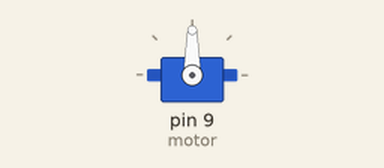
Recording of a sketch running on a simulated Arduino Uno, built with avr-gcc and run on an emulated ATmega328P. Shown: servo. What the sketch prints to the serial monitor is not drawn.

Above: at 0.1 s.
At 5.1 s:
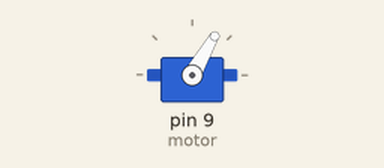
At 15.1 s:
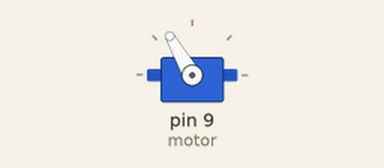
Timing chart, 0 to 16.6 s (numbered marks = the images above):
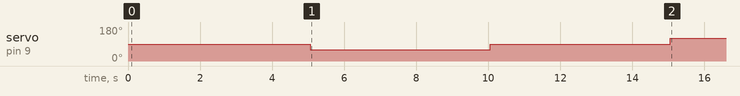

The sketch:

ServoPositionTest.ino
```cpp
// TEST 01 — position commands for a conventional positional servo.
// Power servo from separate regulated 5 V supply; connect common GND.
// Signal D9. Ensure 60°–120° is mechanically unobstructed.
#include <Servo.h>
Servo motor;

void setup() {
  Serial.begin(9600);
  motor.attach(9);
  Serial.println("Test 01 started: unloaded servo, external power required");

  Serial.println("Target 90 degrees — observe move then hold for 5 seconds");
  motor.write(90);
  delay(5000);

  Serial.println("Target 60 degrees — observe move then hold for 5 seconds");
  motor.write(60);
  delay(5000);

  Serial.println("Target 90 degrees — observe move then hold for 5 seconds");
  motor.write(90);
  delay(5000);

  Serial.println("Target 120 degrees — observe move then hold for 5 seconds");
  motor.write(120);
  delay(5000);

  Serial.println("Test 01 finished: last commanded position = 120 degrees");
}

void loop() {
  // Run the staged test once only.
}
```
